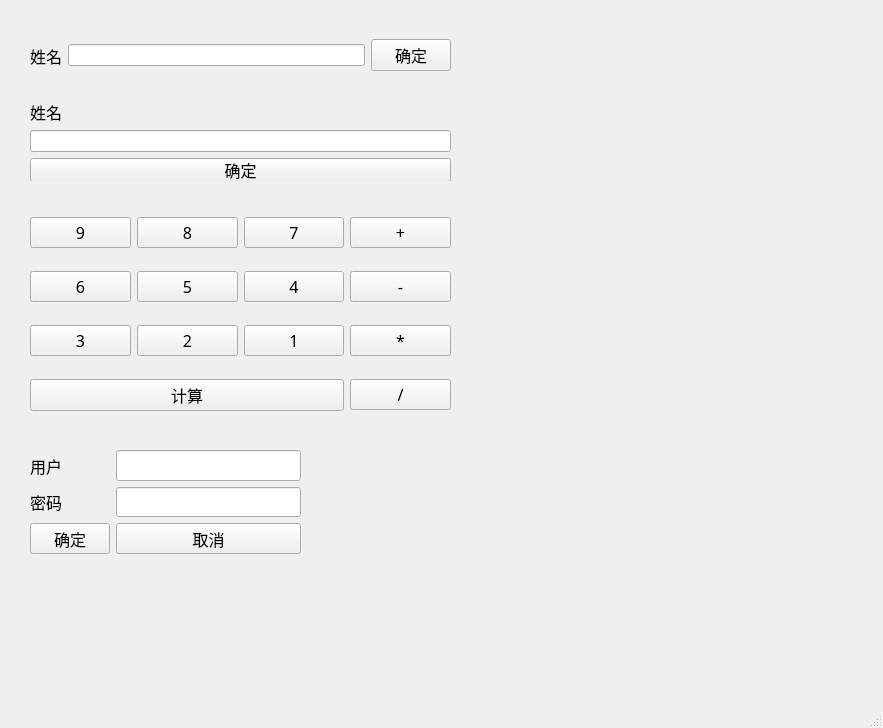
<?xml version="1.0" encoding="UTF-8"?>
<ui version="4.0">
 <class>MainWindow</class>
 <widget class="QMainWindow" name="MainWindow">
  <property name="geometry">
   <rect>
    <x>0</x>
    <y>0</y>
    <width>883</width>
    <height>728</height>
   </rect>
  </property>
  <property name="windowTitle">
   <string>MainWindow</string>
  </property>
  <widget class="QWidget" name="centralwidget">
   <widget class="QWidget" name="gridLayoutWidget">
    <property name="geometry">
     <rect>
      <x>30</x>
      <y>200</y>
      <width>421</width>
      <height>231</height>
     </rect>
    </property>
    <property name="font">
     <font>
      <family>宋体</family>
      <pointsize>12</pointsize>
     </font>
    </property>
    <layout class="QGridLayout" name="gridLayout">
     <item row="1" column="1">
      <widget class="QPushButton" name="pushButton_8">
       <property name="font">
        <font>
         <family>宋体</family>
         <pointsize>12</pointsize>
        </font>
       </property>
       <property name="text">
        <string>5</string>
       </property>
      </widget>
     </item>
     <item row="2" column="3">
      <widget class="QPushButton" name="pushButton_14">
       <property name="font">
        <font>
         <family>宋体</family>
         <pointsize>12</pointsize>
        </font>
       </property>
       <property name="text">
        <string>*</string>
       </property>
      </widget>
     </item>
     <item row="2" column="2">
      <widget class="QPushButton" name="pushButton_13">
       <property name="font">
        <font>
         <family>宋体</family>
         <pointsize>12</pointsize>
        </font>
       </property>
       <property name="text">
        <string>1</string>
       </property>
      </widget>
     </item>
     <item row="1" column="0">
      <widget class="QPushButton" name="pushButton_4">
       <property name="font">
        <font>
         <family>宋体</family>
         <pointsize>12</pointsize>
        </font>
       </property>
       <property name="text">
        <string>6</string>
       </property>
      </widget>
     </item>
     <item row="0" column="1">
      <widget class="QPushButton" name="pushButton_5">
       <property name="font">
        <font>
         <family>宋体</family>
         <pointsize>12</pointsize>
        </font>
       </property>
       <property name="text">
        <string>8</string>
       </property>
      </widget>
     </item>
     <item row="1" column="2">
      <widget class="QPushButton" name="pushButton_9">
       <property name="font">
        <font>
         <family>宋体</family>
         <pointsize>12</pointsize>
        </font>
       </property>
       <property name="text">
        <string>4</string>
       </property>
      </widget>
     </item>
     <item row="0" column="2">
      <widget class="QPushButton" name="pushButton_6">
       <property name="font">
        <font>
         <family>宋体</family>
         <pointsize>12</pointsize>
        </font>
       </property>
       <property name="text">
        <string>7</string>
       </property>
      </widget>
     </item>
     <item row="2" column="0">
      <widget class="QPushButton" name="pushButton_11">
       <property name="font">
        <font>
         <family>宋体</family>
         <pointsize>12</pointsize>
        </font>
       </property>
       <property name="text">
        <string>3</string>
       </property>
      </widget>
     </item>
     <item row="2" column="1">
      <widget class="QPushButton" name="pushButton_12">
       <property name="font">
        <font>
         <family>宋体</family>
         <pointsize>12</pointsize>
        </font>
       </property>
       <property name="text">
        <string>2</string>
       </property>
      </widget>
     </item>
     <item row="0" column="0">
      <widget class="QPushButton" name="pushButton_3">
       <property name="font">
        <font>
         <family>宋体</family>
         <pointsize>12</pointsize>
        </font>
       </property>
       <property name="text">
        <string>9</string>
       </property>
      </widget>
     </item>
     <item row="0" column="3">
      <widget class="QPushButton" name="pushButton_7">
       <property name="font">
        <font>
         <family>宋体</family>
         <pointsize>12</pointsize>
        </font>
       </property>
       <property name="text">
        <string>+</string>
       </property>
      </widget>
     </item>
     <item row="1" column="3">
      <widget class="QPushButton" name="pushButton_10">
       <property name="font">
        <font>
         <family>宋体</family>
         <pointsize>12</pointsize>
        </font>
       </property>
       <property name="text">
        <string>-</string>
       </property>
      </widget>
     </item>
     <item row="3" column="0" colspan="3">
      <widget class="QPushButton" name="pushButton_15">
       <property name="font">
        <font>
         <family>宋体</family>
         <pointsize>12</pointsize>
        </font>
       </property>
       <property name="text">
        <string>计算</string>
       </property>
      </widget>
     </item>
     <item row="3" column="3">
      <widget class="QPushButton" name="pushButton_16">
       <property name="font">
        <font>
         <family>宋体</family>
         <pointsize>12</pointsize>
        </font>
       </property>
       <property name="text">
        <string>/</string>
       </property>
      </widget>
     </item>
    </layout>
   </widget>
   <widget class="QWidget" name="formLayoutWidget">
    <property name="geometry">
     <rect>
      <x>30</x>
      <y>450</y>
      <width>271</width>
      <height>104</height>
     </rect>
    </property>
    <property name="font">
     <font>
      <family>宋体</family>
      <pointsize>12</pointsize>
     </font>
    </property>
    <layout class="QFormLayout" name="formLayout">
     <item row="0" column="1">
      <widget class="QLineEdit" name="lineEdit_3">
       <property name="font">
        <font>
         <family>宋体</family>
         <pointsize>12</pointsize>
        </font>
       </property>
      </widget>
     </item>
     <item row="1" column="0">
      <widget class="QLabel" name="label_4">
       <property name="font">
        <font>
         <family>宋体</family>
         <pointsize>12</pointsize>
        </font>
       </property>
       <property name="text">
        <string>密码</string>
       </property>
      </widget>
     </item>
     <item row="1" column="1">
      <widget class="QLineEdit" name="lineEdit_4">
       <property name="font">
        <font>
         <family>宋体</family>
         <pointsize>12</pointsize>
        </font>
       </property>
      </widget>
     </item>
     <item row="2" column="0">
      <widget class="QPushButton" name="pushButton_17">
       <property name="font">
        <font>
         <family>宋体</family>
         <pointsize>12</pointsize>
        </font>
       </property>
       <property name="text">
        <string>确定</string>
       </property>
      </widget>
     </item>
     <item row="2" column="1">
      <widget class="QPushButton" name="pushButton_18">
       <property name="font">
        <font>
         <family>宋体</family>
         <pointsize>12</pointsize>
        </font>
       </property>
       <property name="text">
        <string>取消</string>
       </property>
      </widget>
     </item>
     <item row="0" column="0">
      <widget class="QLabel" name="label_3">
       <property name="font">
        <font>
         <family>宋体</family>
         <pointsize>12</pointsize>
        </font>
       </property>
       <property name="text">
        <string>用户</string>
       </property>
      </widget>
     </item>
    </layout>
   </widget>
   <widget class="QWidget" name="">
    <property name="geometry">
     <rect>
      <x>30</x>
      <y>30</y>
      <width>421</width>
      <height>51</height>
     </rect>
    </property>
    <layout class="QHBoxLayout" name="horizontalLayout">
     <item>
      <widget class="QLabel" name="label">
       <property name="font">
        <font>
         <family>宋体</family>
         <pointsize>12</pointsize>
        </font>
       </property>
       <property name="text">
        <string>姓名</string>
       </property>
      </widget>
     </item>
     <item>
      <widget class="QLineEdit" name="lineEdit"/>
     </item>
     <item>
      <widget class="QPushButton" name="pushButton">
       <property name="font">
        <font>
         <family>宋体</family>
         <pointsize>12</pointsize>
        </font>
       </property>
       <property name="text">
        <string>确定</string>
       </property>
      </widget>
     </item>
    </layout>
   </widget>
   <widget class="QWidget" name="">
    <property name="geometry">
     <rect>
      <x>30</x>
      <y>100</y>
      <width>421</width>
      <height>81</height>
     </rect>
    </property>
    <layout class="QVBoxLayout" name="verticalLayout">
     <item>
      <widget class="QLabel" name="label_2">
       <property name="font">
        <font>
         <family>宋体</family>
         <pointsize>12</pointsize>
        </font>
       </property>
       <property name="text">
        <string>姓名</string>
       </property>
      </widget>
     </item>
     <item>
      <widget class="QLineEdit" name="lineEdit_2"/>
     </item>
     <item>
      <widget class="QPushButton" name="pushButton_2">
       <property name="font">
        <font>
         <family>宋体</family>
         <pointsize>12</pointsize>
        </font>
       </property>
       <property name="text">
        <string>确定</string>
       </property>
      </widget>
     </item>
    </layout>
   </widget>
  </widget>
  <widget class="QMenuBar" name="menubar">
   <property name="geometry">
    <rect>
     <x>0</x>
     <y>0</y>
     <width>883</width>
     <height>23</height>
    </rect>
   </property>
  </widget>
  <widget class="QStatusBar" name="statusbar"/>
 </widget>
 <resources/>
 <connections/>
</ui>
